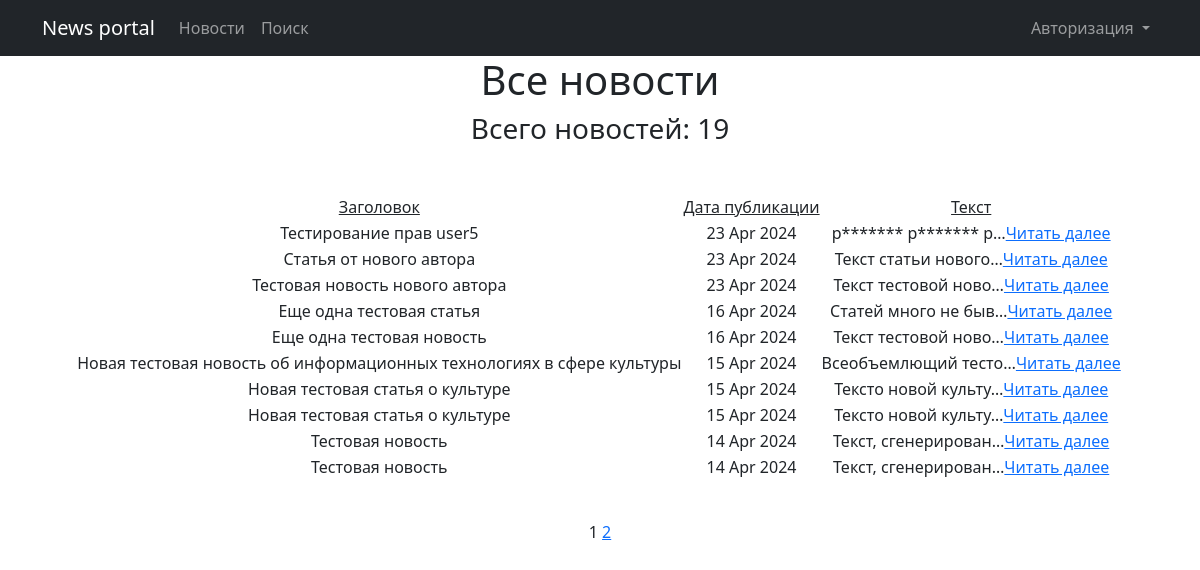
/, run on an earlier commit of the app's database.
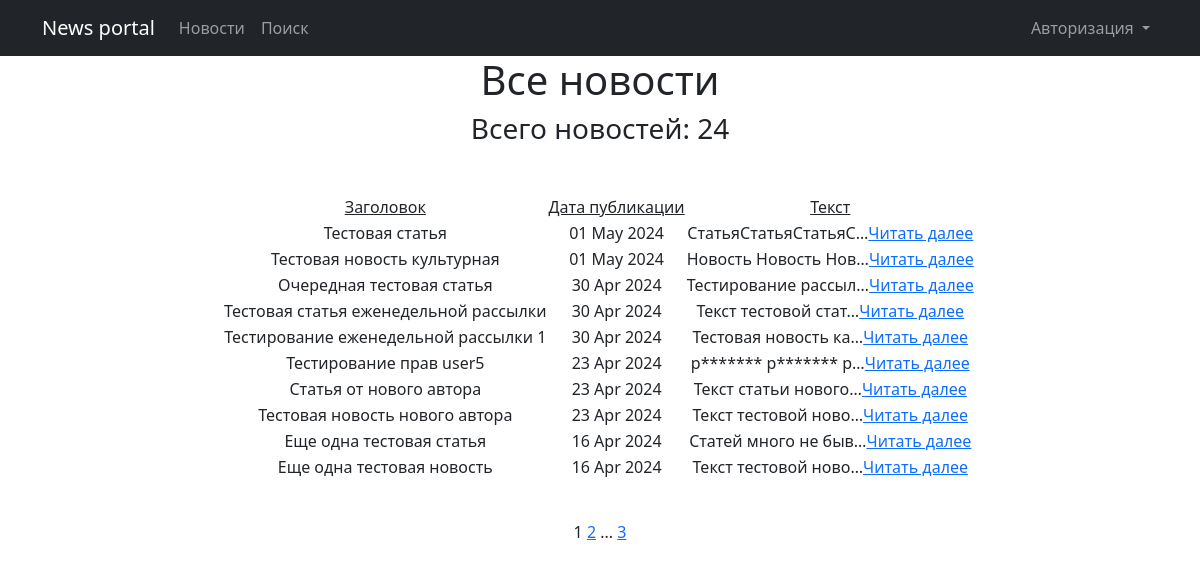
And on a later commit of the database.
### NewsPortal/models.py (models this page shows, shortened)
class Post(models.Model):
    author = models.ForeignKey(Author, on_delete=models.CASCADE)
    categoryType = models.CharField(max_length=2, choices=CATEGORY_CHOICES, default=NEWS)
    dateCreation = models.DateTimeField(auto_now_add=True)
    postCategory = models.ManyToManyField(Category, through='PostCategory')
    title = models.CharField(max_length=128)
    text = models.TextField()
    rating = models.SmallIntegerField(default=0)

### NewsPortal/views.py (the view)
# urls.py: path('', cache_page(60)(PostList.as_view()), name='post_list'),
class PostList(ListView):
    model = Post
    ordering = '-dateCreation'
    template_name = 'news.html'
    context_object_name = 'posts'
    paginate_by = 10
    def get_context_data(self, **kwargs):
        context = super().get_context_data(**kwargs)
        context['is_author'] = self.request.user.groups.filter(name='authors').exists()
        return context

### NewsPortal/templatetags/custom_filters.py (called while the page is built)
@register.filter()
def censor(value):
    for word in censor_list:
        value = value.replace(word[1:], '*' * len(word[1:]))
    return value

### NewsPortal/templatetags/custom_tags.py (called while the page is built)
@register.simple_tag(takes_context=True)
def url_replace(context, **kwargs):
    d = context['request'].GET.copy()
    for k, v in kwargs.items():
        d[k] = v
    return d.urlencode()

### templates/news.html (shortened to what this page needs)
{% extends 'flatpages/default.html' %}
{% load custom_filters %}
{% load custom_tags %}
{% block content %}
<h1>Все новости</h1>
<h3>Всего новостей: {{ page_obj.paginator.count }}</h3>
<p>&nbsp;</p>
    {% if posts %}
        <table style="margin-left: auto; margin-right: auto;">
            <tr>
                <td><span style="text-decoration: underline;">Заголовок</span></td>
                <td><span style="text-decoration: underline;">Дата публикации</span></td>
                <td><span style="text-decoration: underline;">Текст</span></td>
            </tr>
            {% for post in posts %}
            <tr>
                <td>{{ post.title|censor }}</td>
                <td>{{ post.dateCreation|date:'d M Y' }}</td>
                <td>{{ post.text|truncatechars:20|censor }}<a href="{% url 'post_detail' pk=post.id %}">Читать далее</a></td>
                <td>
                </td>
            </tr>
            {% endfor %}
        </table>
    {% else %}
       <h2>Новостей нет!</h2>
    {% endif %}
    <p>&nbsp;</p>
    {{ page_obj.number }}
    {% if page_obj.has_next %}
        <a href="?{% url_replace page=page_obj.next_page_number %}">{{ page_obj.next_page_number }}</a>
        {% if paginator.num_pages != page_obj.next_page_number %}
            ...
            <a href="?{% url_replace page=page_obj.paginator.num_pages %}">{{ page_obj.paginator.num_pages }}</a>
        {% endif %}
    {% endif %}
{% endblock content %}

What changed in the data, as far as the page shows it:
no longer on this page (row unchanged): Post: title|censor "Новая тестовая новость об информационных технологиях в сфере культуры", dateCreation "15 Apr 2024", text|censor "Всеобъемлющий тесто…"
no longer on this page (row unchanged): Post: title|censor "Новая тестовая статья о культуре", dateCreation "15 Apr 2024", text|censor "Тексто новой культу…"
no longer on this page (row unchanged): Post: title|censor "Новая тестовая статья о культуре", dateCreation "15 Apr 2024", text|censor "Тексто новой культу…"
no longer on this page (row unchanged): Post: title|censor "Тестовая новость", dateCreation "14 Apr 2024", text|censor "Текст, сгенерирован…"
no longer on this page (row unchanged): Post: title|censor "Тестовая новость", dateCreation "14 Apr 2024", text|censor "Текст, сгенерирован…"
added Post: title|censor "Тестовая статья", dateCreation "01 May 2024", text|censor "СтатьяСтатьяСтатьяС…"
added Post: title|censor "Тестовая новость культурная", dateCreation "01 May 2024", text|censor "Новость Новость Нов…"
added Post: title|censor "Очередная тестовая статья", dateCreation "30 Apr 2024", text|censor "Тестирование рассыл…"
added Post: title|censor "Тестовая статья еженедельной рассылки", dateCreation "30 Apr 2024", text|censor "Текст тестовой стат…"
added Post: title|censor "Тестирование еженедельной рассылки 1", dateCreation "30 Apr 2024", text|censor "Тестовая новость ка…"
Also different on the page:
{{ page_obj.paginator.count }}: "19" → "24"
{{ page_obj.paginator.num_pages }}: (not shown) → "3"
